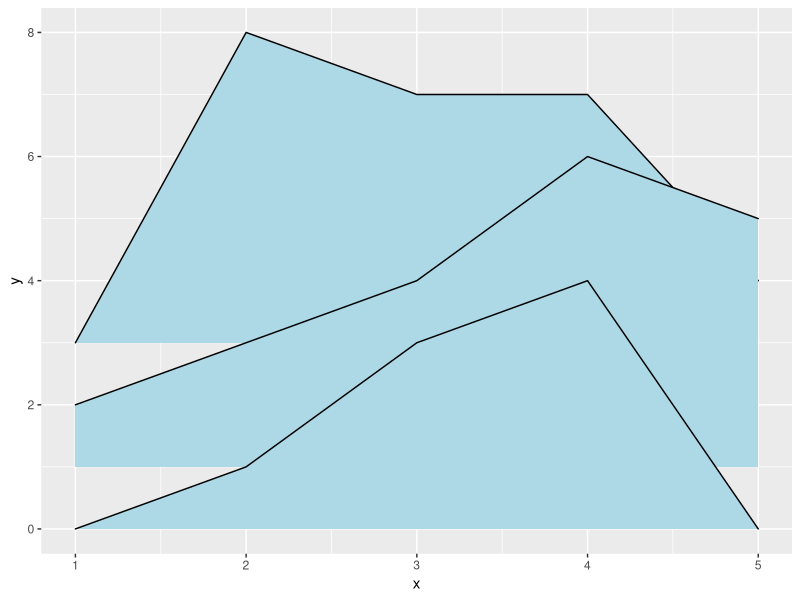

Generate this figure with R:
library(ggridges)


### Name: geom_ridgeline
### Title: Plot a ridgeline (line with filled area underneath)
### Aliases: geom_ridgeline GeomRidgeline
### Keywords: datasets

### ** Examples

library(ggplot2)

d <- data.frame(x = rep(1:5, 3), y = c(rep(0, 5), rep(1, 5), rep(3, 5)),
                height = c(0, 1, 3, 4, 0, 1, 2, 3, 5, 4, 0, 5, 4, 4, 1))
ggplot(d, aes(x, y, height = height, group = y)) + geom_ridgeline(fill="lightblue")
